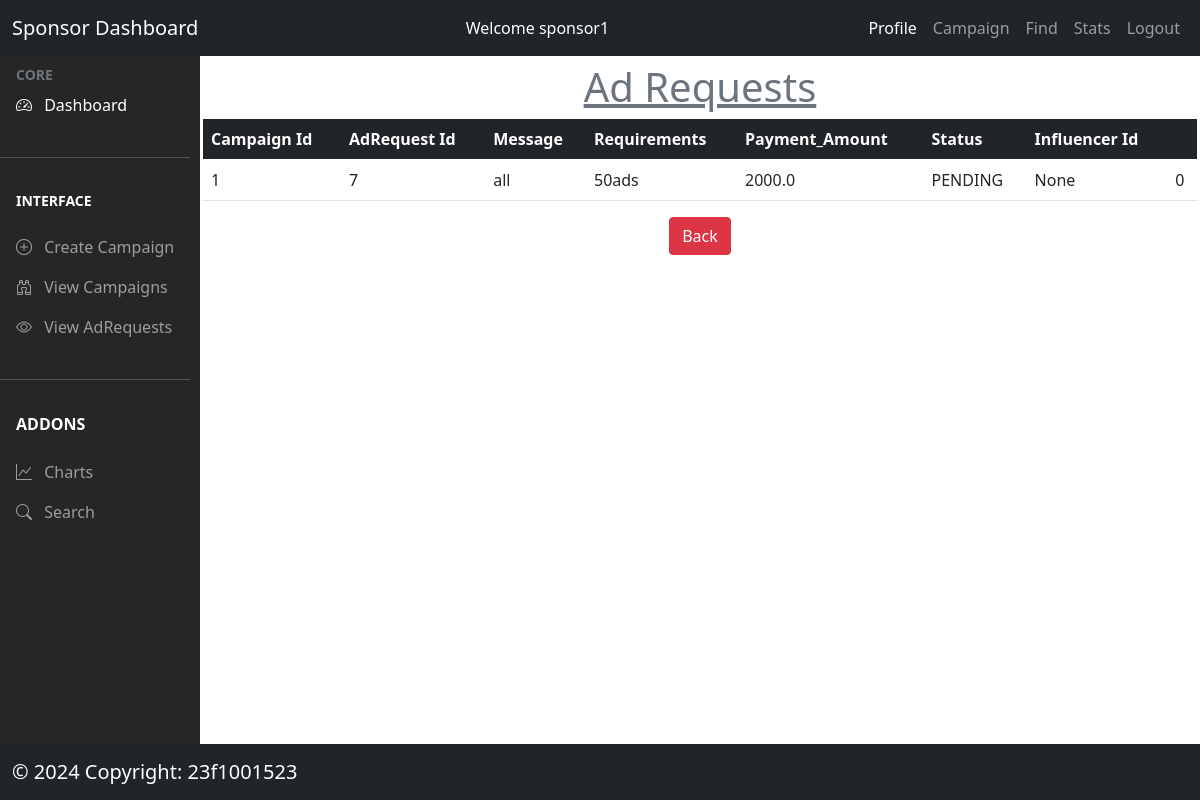
Before: /sponsor/adrequest/negotiation/7 (signed in) with the older database file.
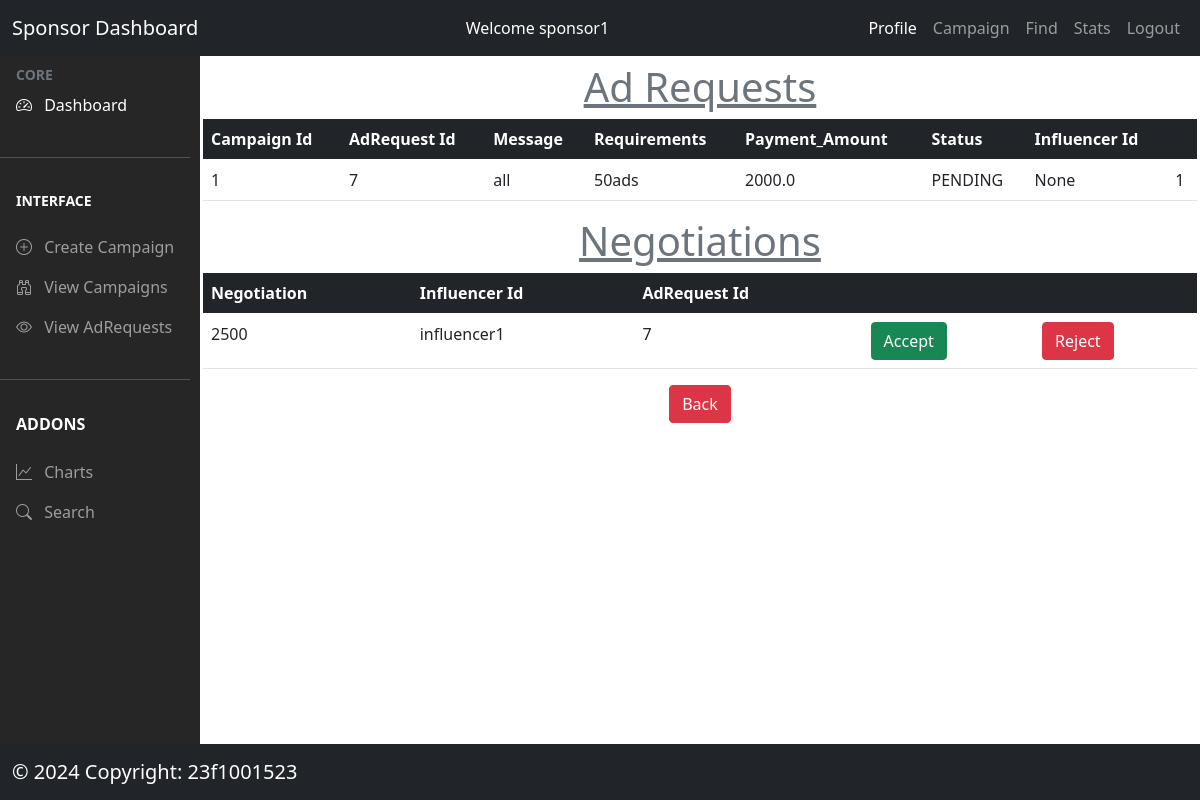
After: the same page with the newer database file.
### models/model.py (models this page shows, shortened)
class Negotiation(db.Model):
  __tablename__ = 'negotiations'
  id = db.Column(db.Integer, autoincrement=True, primary_key=True)
  negotiation = db.Column(db.String(400))  # negotiation by influencer
  adrequest_id = db.Column(db.Integer,
                           db.ForeignKey('adrequests.adrequest_id'),
                           nullable=False)
  influencer_id = db.Column(db.Integer,
                            db.ForeignKey('influencers.influencer_id'),
                            nullable=False)

### controllers/sponsor.py (the view)
@app.route('/sponsor/adrequest/negotiation/<id>', methods=['GET', 'POST'])
@login_required_sponsor
def adrequestnegotiation(id):
  try:
    adrequests = AdRequest.query.filter_by(adrequest_id=id).first()
    return render_template('/sponsor/adrequest_negotiation.html',
                          adrequests=adrequests)
  except:
    flash(fatalerror)

### controllers/usermanager.py (called while the page is built)
def login_required_sponsor(func):
  @wraps(func)
  def wrapper_sponsor(*args, **kwargs):
    if session.get('loggedin') is None or session['user_type'] != 'sponsor':
      flash('You need to login first')
      return redirect(url_for('login'))
    return func(*args, **kwargs)
  return wrapper_sponsor

### templates/sponsor/adrequest_negotiation.html (shortened to what this page needs)
{% extends '/sponsor/sponsor_dashboard.html' %}
{% block content %}
<div class="mt-1">
    {% if adrequests %}
     <h1 class='text-center text-secondary '><u>Ad Requests</u></h1>
     <table class='table'>
       <thead class='bg-dark text-white'>
       <tr>
         <th>Campaign Id</th>
         <th>AdRequest Id</th>
         <th>Message</th>
         <th>Requirements</th>
         <th>Payment_Amount</th>
         <th>Status</th>
         <th>Influencer Id</th>
         <th></th>
       </tr>
       </thead>
       <tr>
         <td>{{ adrequests.campaign_id }}</td>
       <td>{{ adrequests.adrequest_id }}</td>
         <td>{{ adrequests.message }}</td>
         <td>{{ adrequests.requirements }}</td>
         <td>{{ adrequests.payment_amount }}</td>
         <td>{{ adrequests.status }}</td>
         <td>{{ adrequests.influencer_id }}</td>
         <td>{{adrequests.negotiations | length}}</td>
       </tr>
     </table>
     {% endif %}
</div>
<div class="mt-1">
    {% if adrequests %}
    {% if adrequests.negotiations %}
     <h1 class='text-center text-secondary '><u>Negotiations</u></h1>
     <table class='table'>
       <thead class='bg-dark text-white'>
       <tr>
         <th>Negotiation</th>
         <th>Influencer Id</th>
         <th>AdRequest Id</th>
         <th colspan=2></th>
       </tr>
       </thead>
       {% for negotiation in adrequests.negotiations %}
       <tr>
         <td>{{negotiation.negotiation}}</td>
          <td>{{negotiation.influencer_id}}</td>
         <td>{{negotiation.adrequest_id}}</td>
         {% if adrequests.status=='PENDING' %}
        <td><a href="/sponsor/negotiation/accept/{{negotiation.adrequest_id}}" class='btn btn-success'>Accept</a></td>
         {% endif %}
         {% if adrequests.status=='PENDING' %}
         <td><a  href="/sponsor/negotiation/reject/{{negotiation.adrequest_id}}" class='btn btn-danger'>Reject</a></td>{% endif %}
       </tr>
       {% endfor %}
     </table>
     {% endif %}
  {% endif %}
</div>
<div class='text-center'>
<a type="button" href='/sponsor/campaign/show' class="btn btn-danger text-white">Back</a>
  </div>
{% endblock %}

Changed rows visible on the page:
added Negotiation: negotiation "2500", influencer_id "influencer1", adrequest_id "7"
Other visible differences:
{{ adrequests.negotiations | length }}: "0" → "1"
text now shown: "Negotiations Negotiation Influencer Id AdRequest Id"
